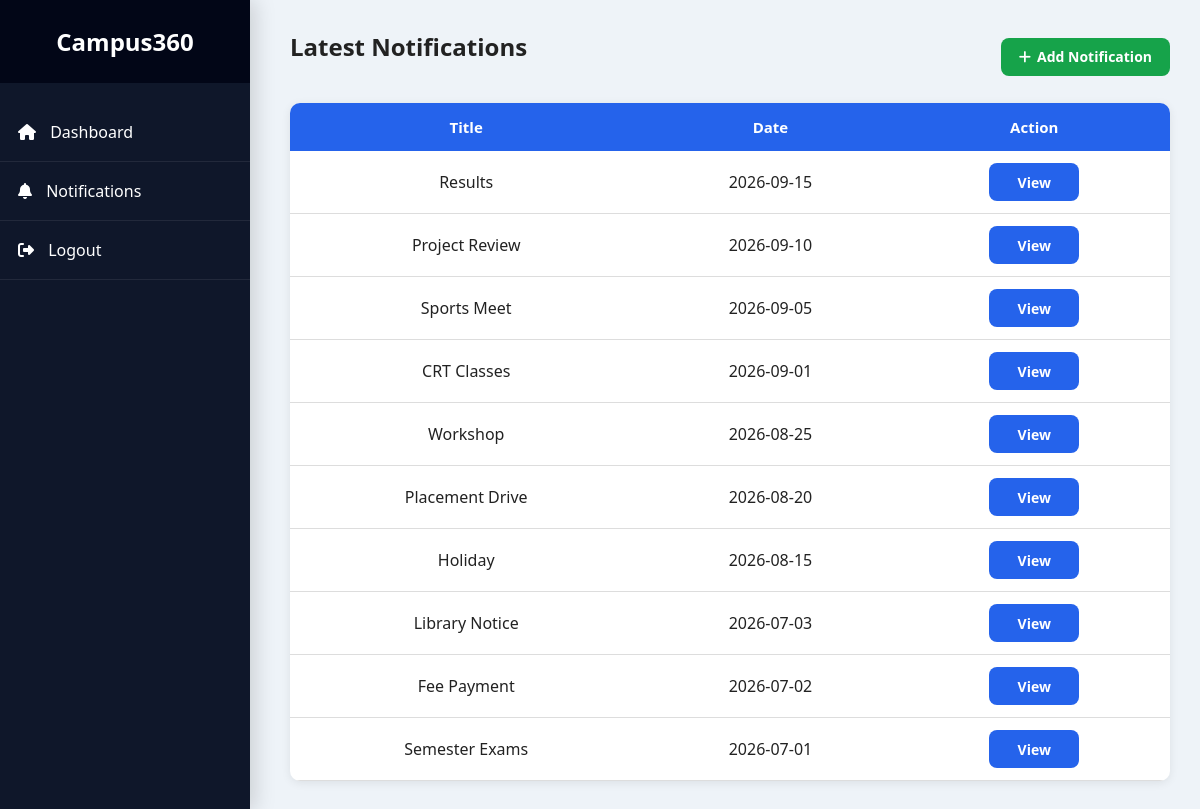
/notifications (signed in), run on the app's committed database.
### tables this page shows
CREATE TABLE notifications(

id INTEGER PRIMARY KEY AUTOINCREMENT,

title TEXT,

message TEXT,

date TEXT

);

### app.py (the view)
@app.route("/notifications")
def notifications():
    if "student" not in session and "faculty" not in session and "admin" not in session:
       return redirect("/")
    conn = get_connection()
    cursor = conn.cursor()
    cursor.execute(
        "SELECT * FROM notifications ORDER BY id DESC"
    )
    notifications = cursor.fetchall()
    conn.close()
    return render_template(
        "notifications.html",
        notifications=notifications
    )

### app.py (called while the page is built)
def get_connection():
    conn = sqlite3.connect("portal.db")
    conn.row_factory = sqlite3.Row
    return conn

@app.context_processor
def inject_user():
    return dict(
        student=session.get("student"),
        faculty=session.get("faculty"),
        admin=session.get("admin")
    )

@app.before_request
def before_request():
    pass

@app.after_request
def after_request(response):
    response.headers["Cache-Control"] = "no-store"
    return response

### templates/notifications.html (shortened to what this page needs)
<!DOCTYPE html>
<html>
<head>
<link rel="stylesheet" href="{{ url_for('static', filename='style.css') }}">
<link rel="stylesheet"
href="https://cdnjs.cloudflare.com/ajax/libs/font-awesome/6.5.2/css/all.min.css">
</head>
<body>
<div class="sidebar">
<h2>Campus360</h2>
<ul>
{% if "admin" in session %}
<li><a href="/admin_dashboard">
<i class="fa-solid fa-house"></i> Dashboard
</a></li>
<li><a href="/notifications">
<i class="fa-solid fa-bell"></i> Notifications
</a></li>
{% endif %}
<li><a href="/logout">
<i class="fa-solid fa-right-from-bracket"></i> Logout
</a></li>
</ul>
</div>
<div class="main">
<div class="page-header">
<h2>Latest Notifications</h2>
{% if "admin" in session %}
<a href="/add_notification" class="btn btn-success">
<i class="fa-solid fa-plus"></i>
Add Notification
</a>
{% endif %}
</div>
<table>
<tr>
<th>Title</th>
<th>Date</th>
<th>Action</th>
</tr>
{% for note in notifications %}
<tr>
<td>{{ note['title'] }}</td>
<td>{{ note['date'] }}</td>
<td>
<a href="/view_notification/{{ note['id'] }}" class="btn">
View
</a>
</td>
</tr>
{% endfor %}
</table>
</div>
</body>
</html>

### static/style.css (style rules this page uses)
* { margin:0; padding:0; box-sizing:border-box; font-family:'Segoe UI',Tahoma,Geneva,Verdana,sans-serif; }
body { background:#eef3f8; color:#222; }
.sidebar { position:fixed; left:0; top:0; width:250px; height:100%; background:#0f172a; color:white; overflow:auto; }
.sidebar h2 { padding:25px; text-align:center; background:#020617; font-size:24px; }
.sidebar ul { list-style:none; }
.sidebar ul li { border-bottom:1px solid rgba(255,255,255,.08); }
.sidebar ul li a { display:block; color:white; text-decoration:none; padding:18px; transition:.3s; }
.main { margin-left:260px; padding:30px; }
.btn, .btn-view, .btn-edit, .btn-delete, .btn-success, .btn-warning, .btn-danger { display:inline-flex; align-items:center; justify-content:center; min-width:90px; height:38px; padding:8px 18px; border:none; border-radius:8px; text-decoration:none; color:#fff; font-size:14px; font-weight:600; cursor:pointer; transition:.25s; box-sizing:border-box; }
.btn i, .btn-view i, .btn-edit i, .btn-delete i, .btn-success i, .btn-warning i, .btn-danger i { margin-right:6px; }
.btn, .btn-view { background:#2563eb; }
.btn-success { background:#16a34a; }
table { width:100%; border-collapse:collapse; background:white; border-radius:15px; overflow:hidden; box-shadow:0 8px 20px rgba(0,0,0,.08); margin-top:20px; }
table th { background:#0b6efd; color:white; padding:16px; text-align:left; font-size:15px; }
table td { padding:15px; border-bottom:1px solid #ececec; }
.main { animation:fade .6s ease; }
.card, .profile-card, .form-box, table, .notification { transition:.35s; }
h2 { margin-bottom:20px; }
* { transition:.25s; }
.sidebar { box-shadow:5px 0 20px rgba(0,0,0,.15); }
.sidebar ul li { position:relative; }
.btn, .login-btn { position:relative; overflow:hidden; }
.btn::after, .login-btn::after { content:""; position:absolute; width:0; height:100%; left:50%; top:0; background:rgba(255,255,255,.2); transition:.4s; }
table { animation:fade .6s ease; }
table tr { transition:.25s; }
i { margin-right:10px; }
a { text-decoration:none; }
.page-header { display:flex; justify-content:space-between; align-items:center; margin-bottom:20px; }
table { width:100%; border-collapse:collapse; margin-top:20px; background:white; border-radius:10px; overflow:hidden; box-shadow:0 2px 10px rgba(0,0,0,.08); }
table th { background:#0d6efd; color:white; padding:12px; text-align:center; }
table td { padding:10px; text-align:center; border-bottom:1px solid #ddd; }
table { width:100%; border-collapse:collapse; }
table th { background:#2563eb; color:#fff; text-align:center; padding:14px; }
table td { text-align:center; padding:12px; vertical-align:middle; }
.btn,.btn-view,.btn-edit,.btn-delete,.btn-success,.btn-warning,.btn-danger { display:inline-flex!important;align-items:center;justify-content:center; min-width:90px;height:38px;padding:8px 18px;border-radius:8px; text-decoration:none;font-weight:600 }
table { border-collapse:collapse;width:100% }
table th,table td { text-align:center;vertical-align:middle }

### data on the page
notifications: title "Results", date "2026-09-15"
notifications: title "Project Review", date "2026-09-10"
notifications: title "Sports Meet", date "2026-09-05"
notifications: title "CRT Classes", date "2026-09-01"
notifications: title "Workshop", date "2026-08-25"
notifications: title "Placement Drive", date "2026-08-20"
notifications: title "Holiday", date "2026-08-15"
notifications: title "Library Notice", date "2026-07-03"
notifications: title "Fee Payment", date "2026-07-02"
notifications: title "Semester Exams", date "2026-07-01"
